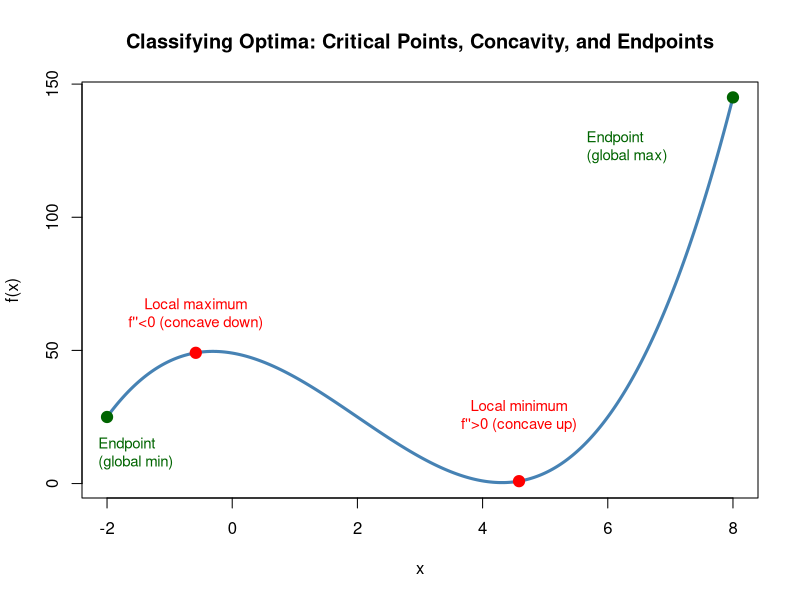
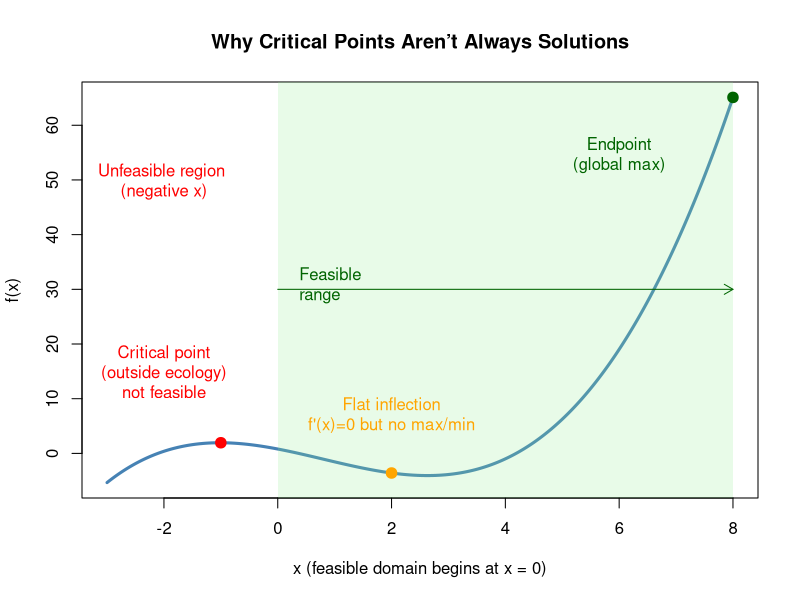
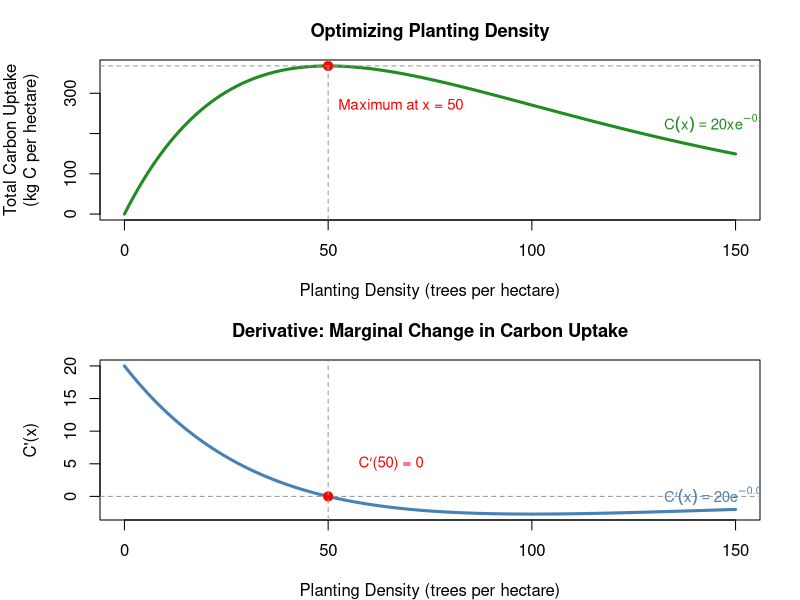
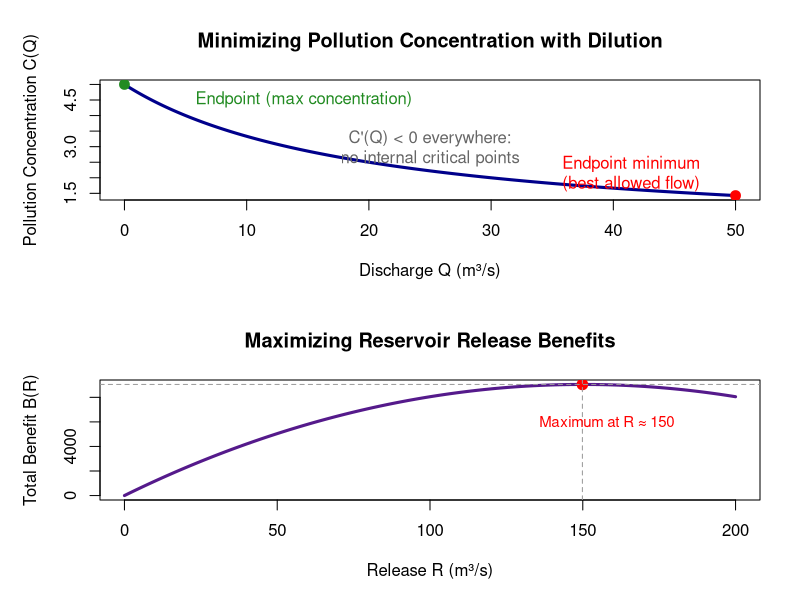
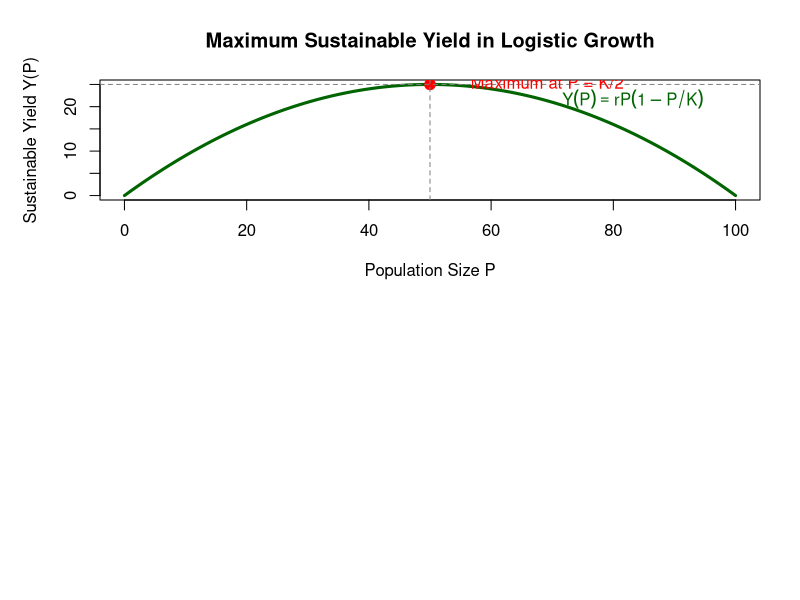
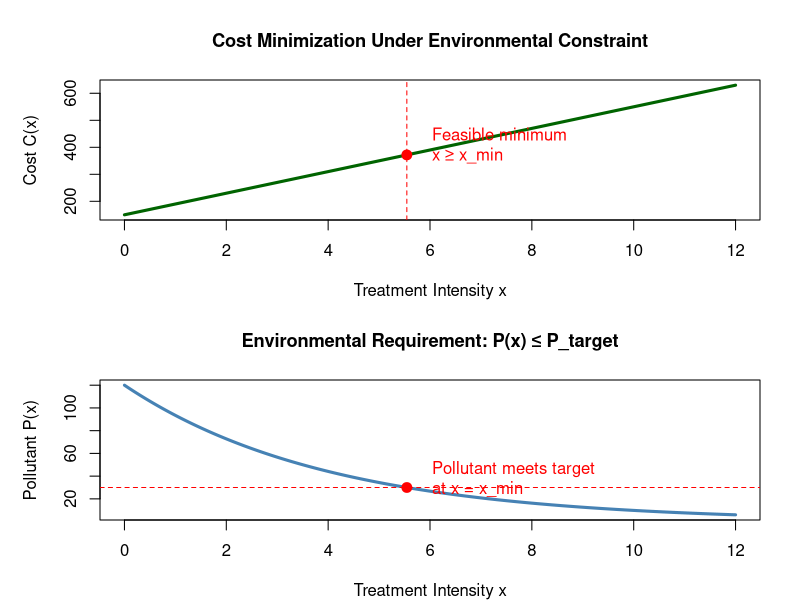
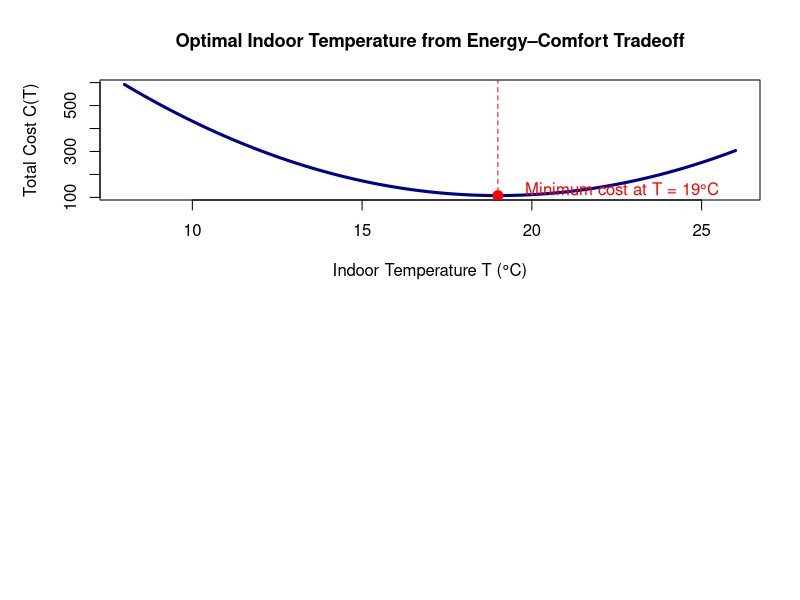

Recreate these plots in R, in order.
## ---- chunk 1

# Function with one local max and one local min
f  <- function(x) (x+2)*(x-2)*(x-6) + 25
fp <- function(x) 3*x^2 - 12*x - 8     # derivative
fpp<- function(x) 6*x - 12             # second derivative

# Domain
x_vals <- seq(-2, 8, length.out = 400)

# Critical points (roots of fp)
crit <- sort(Re(polyroot(c(-8, -12, 3))))  # quadratic roots
x_max <- crit[1]   # local maximum
x_min <- crit[2]   # local minimum

# Evaluate function
y_max <- f(x_max)
y_min <- f(x_min)

# Endpoint values (global optima)
x_left  <- -2; y_left  <- f(x_left)
x_right <-  8; y_right <- f(x_right)

# Plot
plot(
  x_vals, f(x_vals), type="l", lwd=3, col="steelblue",
  xlab="x", ylab="f(x)",
  main="Classifying Optima: Critical Points, Concavity, and Endpoints"
)

# Mark critical points
points(x_max, y_max, pch=19, col="red", cex=1.5)
points(x_min, y_min, pch=19, col="red", cex=1.5)

# Mark endpoints
points(x_left, y_left, pch=19, col="darkgreen", cex=1.5)
points(x_right,y_right,pch=19, col="darkgreen", cex=1.5)

# Labels
text(x_max, y_max + 15, "Local maximum\nf''<0 (concave down)", col="red", cex=0.9)
text(x_min, y_min + 25, "Local minimum\nf''>0 (concave up)", col="red", cex=0.9)

text(x_left - .3, y_left - 15, "Endpoint\n(global min)", col="darkgreen", cex=0.9, pos=4)
text(5.5, 125, "Endpoint\n(global max)", col="darkgreen", cex=0.9, pos=4)

## ---- chunk 2

# Example function with:
# - flat inflection at x = 2
# - local max at x = -1 (outside feasible domain)
# - endpoint global max at x = 8

f <- function(x) 0.2*(x+1)*(x-2)^2 - 5*sin(0.4*x)

x_vals <- seq(-3, 8, length.out = 500)
y_vals <- f(x_vals)

# Key points
x_flat  <- 2      # flat inflection point
x_bad   <- -1     # mathematically valid critical point (unfeasible)
x_end   <- 8      # endpoint

# Evaluate f
y_flat <- f(x_flat)
y_bad  <- f(x_bad)
y_end  <- f(x_end)

# Plot
plot(
  x_vals, y_vals, type="l", lwd=3, col="steelblue",
  xlab="x (feasible domain begins at x = 0)",
  ylab="f(x)",
  main="Why Critical Points Aren’t Always Solutions"
)

# Feasible domain shading (x >= 0)
polygon(
  x = c(0, 8, 8, 0),
  y = c(min(y_vals)-10, min(y_vals)-10, max(y_vals)+10, max(y_vals)+10),
  col = adjustcolor("lightgreen", alpha.f = 0.2), border = NA
)

# Flat inflection point
points(x_flat, y_flat, pch=19, col="orange", cex=1.4)
text(x_flat, y_flat + 6, labels="Flat inflection\nf'(x)=0 but no max/min", col="orange", pos=3)

# Critical point OUTSIDE feasible domain
points(x_bad, y_bad, pch=19, col="red", cex=1.4)
text(-2, 20, labels="Critical point\n(outside ecology)\nnot feasible", col="red", pos=1)

# Endpoint global max
points(x_end, y_end, pch=19, col="darkgreen", cex=1.4)
text(6, 50, labels="Endpoint\n(global max)", col="darkgreen", pos=3)

# Axis annotation to show feasibility
arrows(0, 30, 8, 30, length=0.1, col="darkgreen")
text(0.2, 30, labels="Feasible\nrange", col="darkgreen", pos=4)

text(-2, 50, labels="Unfeasible region \n(negative x)", col="red")
## ---- chunk 3

# Define functions
C  <- function(x) 20 * x * exp(-0.02 * x)
Cp <- function(x) 20 * exp(-0.02 * x) * (1 - 0.02 * x)

# Create x-values
x_vals <- seq(0, 150, length.out = 400)

# Optimal point
x_opt <- 50
y_opt <- C(x_opt)

# Two-panel layout
par(mfrow = c(2, 1), mar = c(4, 5, 3, 2))

### Panel 1: C(x)
plot(
  x_vals, C(x_vals), type = "l",
  lwd = 3, col = "forestgreen",
  xlab = "Planting Density (trees per hectare)",
  ylab = "Total Carbon Uptake\n(kg C per hectare)",
  main = "Optimizing Planting Density", cex.main = 1.1
)

points(x_opt, y_opt, pch = 19, col = "red", cex = 1.2)

abline(v = x_opt, lty = 2, col = "gray60")
abline(h = y_opt, lty = 2, col = "gray60")

text(
  x_opt, y_opt -100,
  labels = "Maximum at x = 50", 
  pos = 4, col = "red", cex = 0.9
)

text(
  130, C(130) + 25,
  labels = expression(C(x) == 20*x*e^{-0.02*x}),
  col = "forestgreen", pos = 4, cex = 0.9
)

### Panel 2: C'(x)
plot(
  x_vals, Cp(x_vals), type = "l",
  lwd = 3, col = "steelblue",
  xlab = "Planting Density (trees per hectare)",
  ylab = "C'(x)",
  main = "Derivative: Marginal Change in Carbon Uptake", cex.main = 1.1
)

abline(h = 0, lty = 2, col = "gray60")
points(x_opt, Cp(x_opt), pch = 19, col = "red", cex = 1.2)
abline(v = x_opt, lty = 2, col = "gray60")

text(
  x_opt + 5, Cp(x_opt)+5,
  labels = "C\u2032(50) = 0",
  pos = 4, col = "red", cex = 0.9
)

text(
  130, Cp(130) + 2,
  labels = expression(C*"\u2032"*(x) == 20*e^{-0.02*x}*(1 - 0.02*x)),
  col = "steelblue", pos = 4, cex = 0.9
)

## ---- chunk 4

# Dilution model
Cfun <- function(Q) 100 / (Q + 20)

Qvals <- seq(0, 50, length.out = 300)
Qmin <- 0
Qmax <- 50

# Concentrations at endpoints
Cmin <- Cfun(Qmax)
Cstart <- Cfun(Qmin)

par(mar = c(5, 5, 4, 2))

plot(
  Qvals, Cfun(Qvals), type = "l",
  lwd = 3, col = "darkblue",
  xlab = "Discharge Q (m³/s)",
  ylab = "Pollution Concentration C(Q)",
  main = "Minimizing Pollution Concentration with Dilution",
  cex.main = 1.2
)

# Endpoints
points(Qmin, Cstart, pch = 19, col = "forestgreen", cex = 1.3)
points(Qmax, Cmin, pch = 19, col = "red", cex = 1.3)

# Annotations
text(5, 4.5, 
     labels = "Endpoint (max concentration)",
     pos = 4, col = "forestgreen")

text(35, 2, 
     labels = "Endpoint minimum\n(best allowed flow)",
     pos = 4, col = "red")


text(25, 3,
     labels = "C'(Q) < 0 everywhere:\nno internal critical points",
     col = "gray40")

## ---- chunk 5

# Benefit function and derivative
B  <- function(R) 120*R - 0.4*R^2 + 50*(1 - exp(-0.05*R))
Bprime <- function(R) 120 - 0.8*R + 2.5*exp(-0.05*R)

# Domain
Rvals <- seq(0, 200, length.out = 400)

# Numerical critical point (safe: no endpoint sign issues)
crit <- Rvals[which.min(abs(Bprime(Rvals)))]


### Panel 1: Benefit function
plot(
  Rvals, B(Rvals), type = "l",
  lwd = 3, col = "purple4",
  xlab = "Release R (m³/s)",
  ylab = "Total Benefit B(R)",
  main = "Maximizing Reservoir Release Benefits"
)

points(crit, B(crit), pch = 19, col = "red", cex = 1.4)
abline(v = crit, lty = 2, col = "gray60")
abline(h = B(crit), lty = 2, col = "gray60")

text(
  crit + 8, 6000,
  labels = paste0("Maximum at R ≈ ", round(crit)),
  col = "red", cex = 0.9
)



## ---- chunk 6

# Logistic sustainable yield function
r <- 1
K <- 100
Y <- function(P) r * P * (1 - P/K)

Pvals <- seq(0, K, length.out = 400)
P_opt <- K/2
Y_opt <- Y(P_opt)

par(mar = c(5,5,4,2))

plot(
  Pvals, Y(Pvals), type = "l",
  lwd = 3, col = "darkgreen",
  xlab = "Population Size P",
  ylab = "Sustainable Yield Y(P)",
  main = "Maximum Sustainable Yield in Logistic Growth",
  cex.main = 1.2
)

# Optimum
points(P_opt, Y_opt, pch = 19, col = "red", cex = 1.4)
abline(v = P_opt, lty = 2, col = "gray50")
abline(h = Y_opt, lty = 2, col = "gray50")

# Labels
text(
  P_opt + 5, Y_opt,
  labels = "Maximum at P = K/2",
  pos = 4, col = "red"
)

# Logistic yield label near curve
text(
  70, Y(70) + 0.015,
  labels = expression(Y(P) == r*P*(1 - P/K)),
  pos = 4, col = "darkgreen"
)

## ---- chunk 7

# Numerical values
a <- 40       # cost slope
b <- 150      # base cost
P0 <- 120     # initial pollutant concentration
k <- 0.25     # removal efficiency
P_target <- 30

# Compute xmin numerically
xmin <- (-log(P_target / P0)) / k

# Functions
Cost <- function(x) a*x + b
Pollut <- function(x) P0 * exp(-k*x)

# x-range
xs <- seq(0, 12, length.out = 400)

par(mfrow = c(2,1), mar = c(4,5,4,2))

### Panel 1 — Cost Function with Feasible Region
plot(
  xs, Cost(xs), type="l",
  lwd=3, col="darkgreen",
  xlab="Treatment Intensity x",
  ylab="Cost C(x)",
  main="Cost Minimization Under Environmental Constraint", cex.main=1.1
)

abline(v = xmin, lty=2, col="red")
points(xmin, Cost(xmin), pch=19, col="red", cex=1.3)

text(xmin + 0.3, Cost(xmin) + 20,
     labels = "Feasible minimum\nx ≥ x_min", col="red", pos=4)

### Panel 2 — Pollutant Concentration vs. Target
plot(
  xs, Pollut(xs), type="l",
  lwd=3, col="steelblue",
  xlab="Treatment Intensity x",
  ylab="Pollutant P(x)",
  main="Environmental Requirement: P(x) ≤ P_target", cex.main=1.1
)

abline(h = P_target, lty=2, col="red")
points(xmin, Pollut(xmin), pch=19, col="red", cex=1.3)

text(xmin + 0.3, Pollut(xmin) + 4,
     labels="Pollutant meets target\nat x = x_min",
     col="red", pos=4)

## ---- chunk 8

# Parameters
a <- 1
b <- 3
T_amb <- 10
T_pref <- 22

# Cost function
Cost <- function(T) a*(T - T_amb)^2 + b*(T - T_pref)^2

# Temperature range
Ts <- seq(8, 26, length.out = 400)

# Derivative for reference
CostPrime <- function(T) 2*a*(T - T_amb) + 2*b*(T - T_pref)

# Critical point
T_opt <- 152/8

par(mar = c(5,5,4,2))

plot(
  Ts, Cost(Ts), type="l",
  lwd=3, col="darkblue",
  xlab="Indoor Temperature T (°C)",
  ylab="Total Cost C(T)",
  main="Optimal Indoor Temperature from Energy–Comfort Tradeoff",
  cex.main=1.1
)

abline(v = T_opt, lty=2, col="red")
points(T_opt, Cost(T_opt), pch=19, col="red", cex=1.3)

text(
  T_opt + 0.5, Cost(T_opt) + 20,
  labels = "Minimum cost at T = 19°C",
  col="red", pos=4
)

